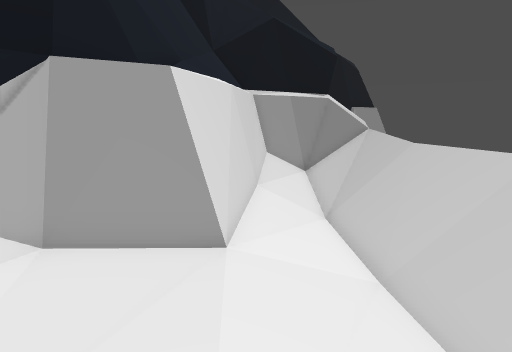
View 1 (above)

12 first-person views from a walk through a level from a Godot 3-D game. The camera is 1.3 m above the floor, tilts 8° down and sees 70° across. The floor is counted in squares, 0.5 m on a side. Each view is taken from the middle of a square. On the plan, view 1 faces up. The plan holds only what a view shows up to about 20 squares ahead; the rest is blank. The place goes on beyond the plan.

View 2
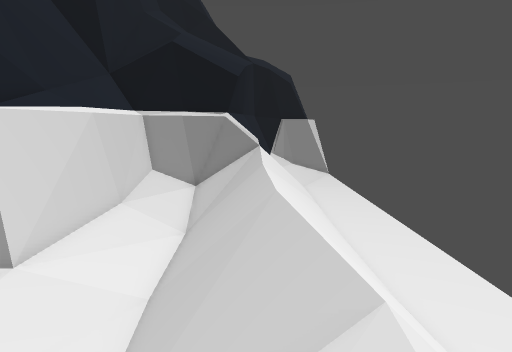

View 3
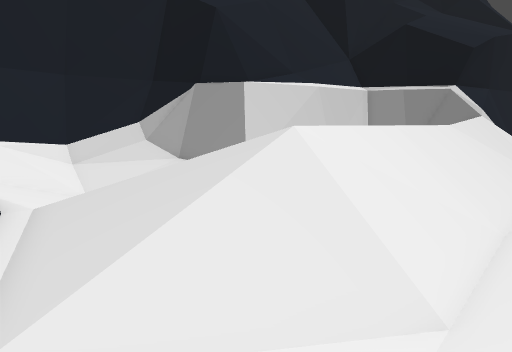

View 4
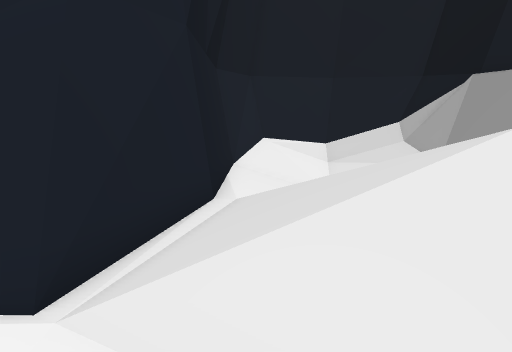

View 5
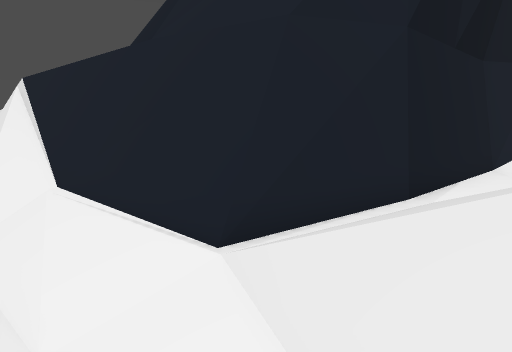

View 6
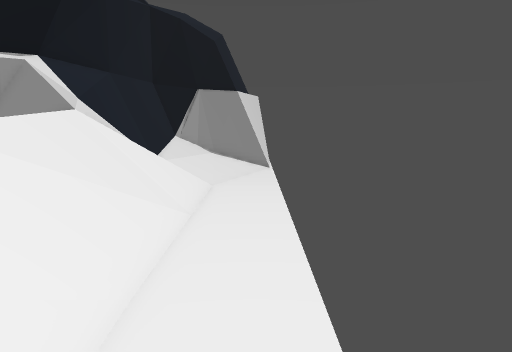

View 7
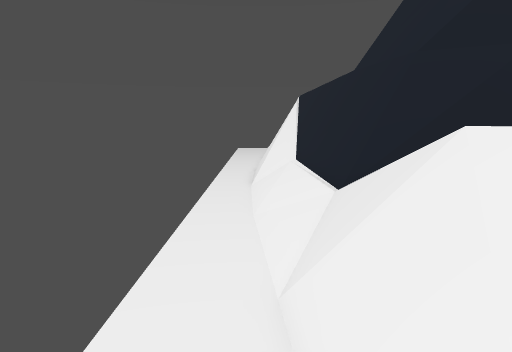

View 8
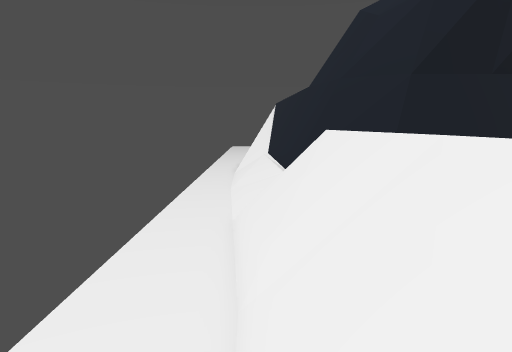

View 9
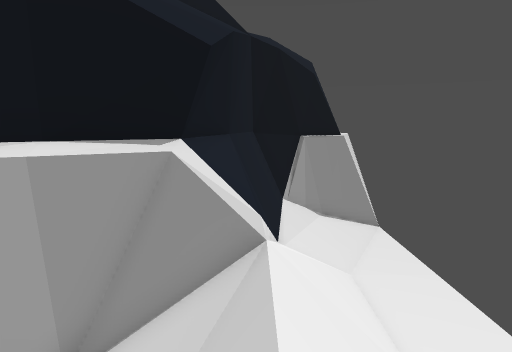

View 10
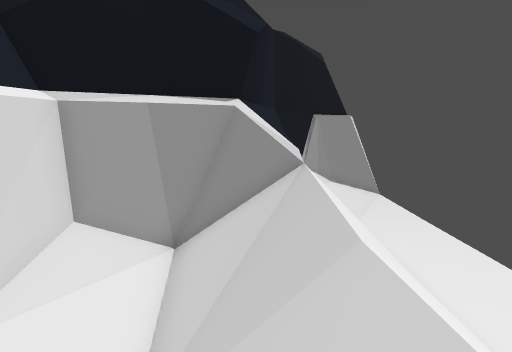

View 11
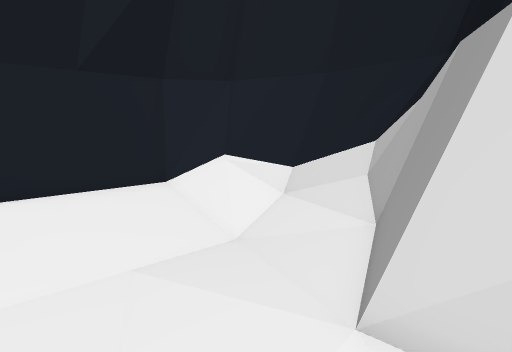

View 12
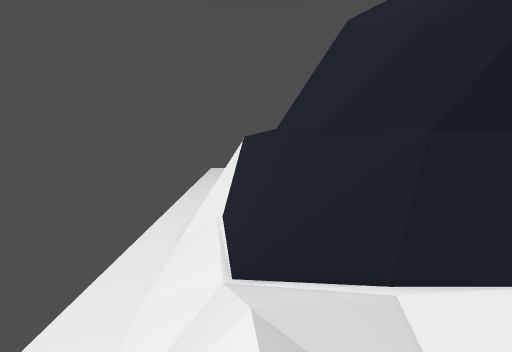

### Floor plan
Key: @ floor where view 1 was taken; # wall or solid block; . main floor; : floor 0.25 m higher than the main floor; + floor 0.5 m higher than the main floor; * floor 1.5 m higher than the main floor; / step, stairs or slope; = window, fence, low wall or low ledge; ^ raised ledge.
Columns run from 6 left of view 1 to 10 right of it. Each row starts with its distance up from view 1.
 26            ###=/.
 25            #=///.
 24            #=//..
 23            #///..
 22            #///..
 21           ##///..
 20           ##///..
 19          ##=///..
 18          ##=///..
 17         ##=*///..
 16       ####//==/..
 15       #=////==/..
 14       #////////..
 13      ##////////..
 12      ##////////..
 11      #=/.//////..
 10      #=/.//////..
  9     ##/:.//////..
  8    ###::.//////..
  7  ####=::.//////..
  6 ###=/::..//////..
  5 ##=//::..//////..
  4 #= /.....//////..
  3 #=//..... /////..
  2 ##/......  ////..
  1 ##/.../// /////..
  0 #=////@////////..
 -1 ##/++++++//////..
 -2 ##########=++//..
 -3         ####=:/..
 -4           ##^#/..
 -5            ###//.
 -6            ###//.
 -7             #=//.
 -8             #=//.
 -9             #=//.

Where each view was taken, in squares from view 1:
view 1: 0 up, 0 right, facing up
view 2: 1 down, 5 right, facing up
view 3: 3 down, 10 right, facing up-left
view 4: 1 down, 10 right, facing left
view 5: 1 up, 10 right, facing down-left
view 6: 7 up, 10 right, facing up
view 7: 7 up, 9 right, facing down
view 8: 12 up, 8 right, facing down
view 9: 11 up, 5 right, facing up
view 10: 8 up, 4 right, facing up
view 11: 9 up, 3 right, facing down-left
view 12: 6 up, 6 right, facing down
